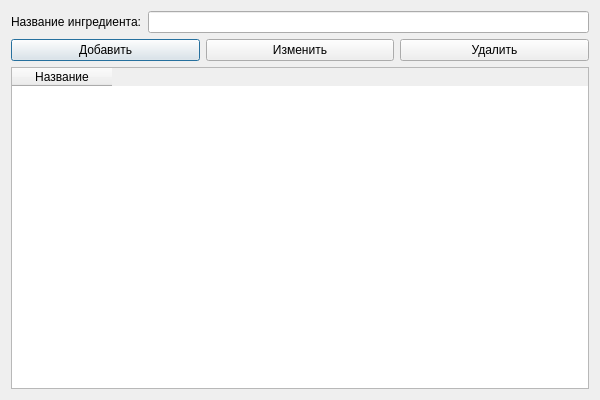
<?xml version="1.0" encoding="UTF-8"?>
<ui version="4.0">
 <class>IngredientsPage</class>
 <widget class="QDialog" name="IngredientsPage">
  <property name="geometry">
   <rect>
    <x>0</x>
    <y>0</y>
    <width>600</width>
    <height>400</height>
   </rect>
  </property>
  <property name="windowTitle">
   <string>Ингредиенты</string>
  </property>
  <layout class="QVBoxLayout" name="verticalLayout">
   <item>
    <layout class="QHBoxLayout" name="horizontalLayout">
     <item>
      <widget class="QLabel" name="label">
       <property name="text">
        <string>Название ингредиента:</string>
       </property>
      </widget>
     </item>
     <item>
      <widget class="QLineEdit" name="le_ingr_name"/>
     </item>
    </layout>
   </item>
   <item>
    <layout class="QHBoxLayout" name="horizontalLayout_2">
     <item>
      <widget class="QPushButton" name="btn_add">
       <property name="text">
        <string>Добавить</string>
       </property>
      </widget>
     </item>
     <item>
      <widget class="QPushButton" name="btn_edit">
       <property name="text">
        <string>Изменить</string>
       </property>
      </widget>
     </item>
     <item>
      <widget class="QPushButton" name="btn_delete">
       <property name="text">
        <string>Удалить</string>
       </property>
      </widget>
     </item>
    </layout>
   </item>
   <item>
    <widget class="QTableWidget" name="tableWidget">
     <column>
      <property name="text">
       <string>Название</string>
      </property>
     </column>
    </widget>
   </item>
  </layout>
 </widget>
 <resources/>
 <connections/>
</ui>
